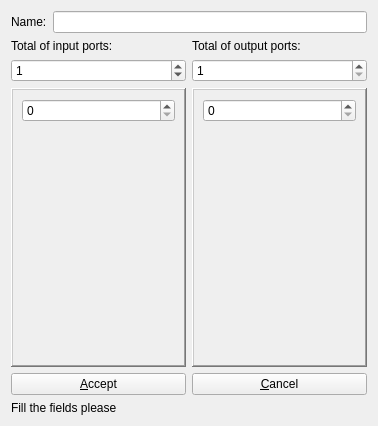
<?xml version="1.0" encoding="UTF-8"?>
<ui version="4.0">
 <class>Form</class>
 <widget class="QWidget" name="Form">
  <property name="geometry">
   <rect>
    <x>0</x>
    <y>0</y>
    <width>378</width>
    <height>426</height>
   </rect>
  </property>
  <property name="windowTitle">
   <string>New Project</string>
  </property>
  <layout class="QVBoxLayout" name="verticalLayout_5">
   <item>
    <layout class="QVBoxLayout" name="verticalLayout_3">
     <item>
      <layout class="QHBoxLayout" name="horizontalLayout_2">
       <item>
        <widget class="QLabel" name="label">
         <property name="text">
          <string>Name:</string>
         </property>
        </widget>
       </item>
       <item>
        <widget class="QLineEdit" name="lineEdit"/>
       </item>
      </layout>
     </item>
     <item>
      <layout class="QHBoxLayout" name="horizontalLayout_3">
       <item>
        <layout class="QVBoxLayout" name="verticalLayout">
         <item>
          <widget class="QLabel" name="label_2">
           <property name="text">
            <string>Total of input ports:</string>
           </property>
          </widget>
         </item>
         <item>
          <widget class="QSpinBox" name="inputPorts">
           <property name="maximum">
            <number>8</number>
           </property>
           <property name="value">
            <number>1</number>
           </property>
          </widget>
         </item>
        </layout>
       </item>
       <item>
        <layout class="QVBoxLayout" name="verticalLayout_2">
         <item>
          <widget class="QLabel" name="label_3">
           <property name="text">
            <string>Total of output ports:</string>
           </property>
          </widget>
         </item>
         <item>
          <widget class="QSpinBox" name="outputPorts">
           <property name="minimum">
            <number>1</number>
           </property>
           <property name="maximum">
            <number>8</number>
           </property>
          </widget>
         </item>
        </layout>
       </item>
      </layout>
     </item>
    </layout>
   </item>
   <item>
    <layout class="QHBoxLayout" name="horizontalLayout_4">
     <item>
      <widget class="QFrame" name="inputFrame">
       <property name="frameShape">
        <enum>QFrame::WinPanel</enum>
       </property>
       <property name="frameShadow">
        <enum>QFrame::Raised</enum>
       </property>
       <layout class="QVBoxLayout" name="verticalLayout_6">
        <item>
         <widget class="QSpinBox" name="spinBox_3"/>
        </item>
        <item>
         <spacer name="verticalSpacer">
          <property name="orientation">
           <enum>Qt::Vertical</enum>
          </property>
          <property name="sizeType">
           <enum>QSizePolicy::Expanding</enum>
          </property>
          <property name="sizeHint" stdset="0">
           <size>
            <width>20</width>
            <height>224</height>
           </size>
          </property>
         </spacer>
        </item>
       </layout>
      </widget>
     </item>
     <item>
      <widget class="QFrame" name="outputFrame">
       <property name="frameShape">
        <enum>QFrame::WinPanel</enum>
       </property>
       <property name="frameShadow">
        <enum>QFrame::Raised</enum>
       </property>
       <layout class="QVBoxLayout" name="verticalLayout_7">
        <item>
         <widget class="QSpinBox" name="spinBox_4"/>
        </item>
        <item>
         <spacer name="verticalSpacer_2">
          <property name="orientation">
           <enum>Qt::Vertical</enum>
          </property>
          <property name="sizeHint" stdset="0">
           <size>
            <width>20</width>
            <height>224</height>
           </size>
          </property>
         </spacer>
        </item>
       </layout>
      </widget>
     </item>
    </layout>
   </item>
   <item>
    <layout class="QVBoxLayout" name="verticalLayout_4">
     <item>
      <layout class="QHBoxLayout" name="horizontalLayout">
       <item>
        <widget class="QPushButton" name="pushButton">
         <property name="text">
          <string>&amp;Accept</string>
         </property>
        </widget>
       </item>
       <item>
        <widget class="QPushButton" name="pushButton_2">
         <property name="text">
          <string>&amp;Cancel</string>
         </property>
        </widget>
       </item>
      </layout>
     </item>
     <item>
      <widget class="QLabel" name="statusBar">
       <property name="text">
        <string>Fill the fields please</string>
       </property>
      </widget>
     </item>
    </layout>
   </item>
  </layout>
  <zorder>pushButton</zorder>
  <zorder>pushButton_2</zorder>
  <zorder>label</zorder>
  <zorder>lineEdit</zorder>
  <zorder>layoutWidget</zorder>
  <zorder>layoutWidget_2</zorder>
  <zorder>totInputPorts</zorder>
  <zorder>totInputPorts</zorder>
  <zorder>scrollArea</zorder>
  <zorder>scrollArea_2</zorder>
  <zorder>statusBar</zorder>
 </widget>
 <resources/>
 <connections/>
</ui>
